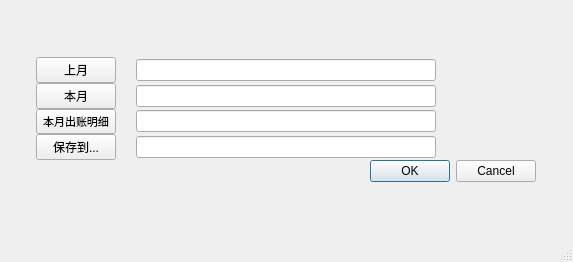
<?xml version="1.0" encoding="UTF-8"?>
<ui version="4.0">
 <class>MainWindow</class>
 <widget class="QMainWindow" name="MainWindow">
  <property name="geometry">
   <rect>
    <x>0</x>
    <y>0</y>
    <width>573</width>
    <height>262</height>
   </rect>
  </property>
  <property name="sizePolicy">
   <sizepolicy hsizetype="Fixed" vsizetype="Fixed">
    <horstretch>0</horstretch>
    <verstretch>0</verstretch>
   </sizepolicy>
  </property>
  <property name="windowTitle">
   <string>河津分账</string>
  </property>
  <property name="toolButtonStyle">
   <enum>Qt::ToolButtonIconOnly</enum>
  </property>
  <property name="animated">
   <bool>true</bool>
  </property>
  <widget class="QWidget" name="centralwidget">
   <property name="enabled">
    <bool>true</bool>
   </property>
   <layout class="QGridLayout" name="gridLayout_2">
    <item row="0" column="0">
     <layout class="QGridLayout" name="gridLayout" rowstretch="0,0,0,0,0">
      <property name="bottomMargin">
       <number>0</number>
      </property>
      <property name="horizontalSpacing">
       <number>20</number>
      </property>
      <property name="verticalSpacing">
       <number>0</number>
      </property>
      <item row="0" column="0">
       <widget class="QPushButton" name="pushButton">
        <property name="sizePolicy">
         <sizepolicy hsizetype="Maximum" vsizetype="Fixed">
          <horstretch>0</horstretch>
          <verstretch>0</verstretch>
         </sizepolicy>
        </property>
        <property name="toolTip">
         <string>&lt;html&gt;&lt;head/&gt;&lt;body&gt;&lt;p&gt;上个月的两个公司的主目录&lt;/p&gt;&lt;/body&gt;&lt;/html&gt;</string>
        </property>
        <property name="text">
         <string>上月</string>
        </property>
        <property name="checkable">
         <bool>false</bool>
        </property>
        <property name="autoRepeat">
         <bool>false</bool>
        </property>
        <property name="autoExclusive">
         <bool>false</bool>
        </property>
        <property name="autoDefault">
         <bool>false</bool>
        </property>
       </widget>
      </item>
      <item row="1" column="0">
       <widget class="QPushButton" name="pushButton_2">
        <property name="sizePolicy">
         <sizepolicy hsizetype="Maximum" vsizetype="Fixed">
          <horstretch>0</horstretch>
          <verstretch>0</verstretch>
         </sizepolicy>
        </property>
        <property name="text">
         <string>本月</string>
        </property>
       </widget>
      </item>
      <item row="1" column="1">
       <widget class="QLineEdit" name="lineEdit_2">
        <property name="sizePolicy">
         <sizepolicy hsizetype="Fixed" vsizetype="Fixed">
          <horstretch>0</horstretch>
          <verstretch>0</verstretch>
         </sizepolicy>
        </property>
        <property name="minimumSize">
         <size>
          <width>300</width>
          <height>0</height>
         </size>
        </property>
       </widget>
      </item>
      <item row="4" column="1">
       <widget class="QDialogButtonBox" name="buttonBox">
        <property name="sizePolicy">
         <sizepolicy hsizetype="Fixed" vsizetype="Fixed">
          <horstretch>0</horstretch>
          <verstretch>0</verstretch>
         </sizepolicy>
        </property>
        <property name="minimumSize">
         <size>
          <width>400</width>
          <height>0</height>
         </size>
        </property>
        <property name="standardButtons">
         <set>QDialogButtonBox::Cancel|QDialogButtonBox::Ok</set>
        </property>
       </widget>
      </item>
      <item row="2" column="0">
       <widget class="QPushButton" name="pushButton_3">
        <property name="sizePolicy">
         <sizepolicy hsizetype="Maximum" vsizetype="Fixed">
          <horstretch>0</horstretch>
          <verstretch>0</verstretch>
         </sizepolicy>
        </property>
        <property name="sizeIncrement">
         <size>
          <width>0</width>
          <height>0</height>
         </size>
        </property>
        <property name="baseSize">
         <size>
          <width>0</width>
          <height>0</height>
         </size>
        </property>
        <property name="font">
         <font>
          <family>Agency FB</family>
          <pointsize>8</pointsize>
         </font>
        </property>
        <property name="text">
         <string>本月出账明细</string>
        </property>
       </widget>
      </item>
      <item row="3" column="0">
       <widget class="QPushButton" name="pushButton_4">
        <property name="sizePolicy">
         <sizepolicy hsizetype="Maximum" vsizetype="Fixed">
          <horstretch>0</horstretch>
          <verstretch>0</verstretch>
         </sizepolicy>
        </property>
        <property name="text">
         <string>保存到...</string>
        </property>
       </widget>
      </item>
      <item row="3" column="1">
       <widget class="QLineEdit" name="lineEdit_4">
        <property name="sizePolicy">
         <sizepolicy hsizetype="Fixed" vsizetype="Fixed">
          <horstretch>0</horstretch>
          <verstretch>0</verstretch>
         </sizepolicy>
        </property>
        <property name="minimumSize">
         <size>
          <width>300</width>
          <height>0</height>
         </size>
        </property>
       </widget>
      </item>
      <item row="2" column="1">
       <widget class="QLineEdit" name="lineEdit_3">
        <property name="sizePolicy">
         <sizepolicy hsizetype="Fixed" vsizetype="Fixed">
          <horstretch>0</horstretch>
          <verstretch>0</verstretch>
         </sizepolicy>
        </property>
        <property name="minimumSize">
         <size>
          <width>300</width>
          <height>0</height>
         </size>
        </property>
       </widget>
      </item>
      <item row="0" column="1">
       <widget class="QLineEdit" name="lineEdit">
        <property name="enabled">
         <bool>true</bool>
        </property>
        <property name="sizePolicy">
         <sizepolicy hsizetype="Fixed" vsizetype="Fixed">
          <horstretch>0</horstretch>
          <verstretch>0</verstretch>
         </sizepolicy>
        </property>
        <property name="minimumSize">
         <size>
          <width>300</width>
          <height>0</height>
         </size>
        </property>
        <property name="autoFillBackground">
         <bool>false</bool>
        </property>
        <property name="inputMask">
         <string/>
        </property>
        <property name="text">
         <string/>
        </property>
        <property name="frame">
         <bool>true</bool>
        </property>
        <property name="echoMode">
         <enum>QLineEdit::Normal</enum>
        </property>
        <property name="alignment">
         <set>Qt::AlignLeading|Qt::AlignLeft|Qt::AlignTop</set>
        </property>
        <property name="dragEnabled">
         <bool>true</bool>
        </property>
        <property name="readOnly">
         <bool>true</bool>
        </property>
        <property name="clearButtonEnabled">
         <bool>false</bool>
        </property>
       </widget>
      </item>
     </layout>
    </item>
   </layout>
  </widget>
  <widget class="QStatusBar" name="statusbar"/>
 </widget>
 <resources/>
 <connections/>
</ui>
